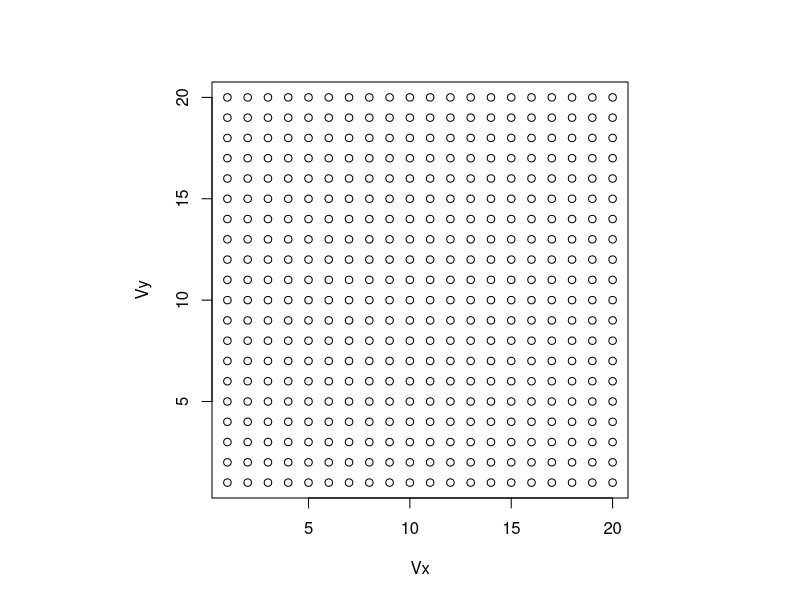

The R source for this figure:
#Simulating Data: How to

## Simulate Data

#First, I'm creating 20x20 grid with x and y coordinates, where the points are evenly spaced from each other.

# Create a 20x20 matrix; the dimensions of the grid
n = 20
nn = n*n

# Create matrices for calculating distances between points
# building x coordinates
Mx=matrix(seq(n),nrow=n,ncol=n,byrow=T)
# building y coordinates
My=matrix(seq(n),nrow=n,ncol=n,byrow=F)
Vx=c(Mx)
Vy=c(My)
#
# Plot the x, y (Vx, Vy, respectively) of the simulated geographical points
par(pty='s')
plot(Vx,Vy)

# Calculate the pairwise distances between all points
# The absolute distance between each point as the 
# difference between each x, 
MMx=abs(matrix(Vx,nrow=nn,ncol=nn,byrow=F)
        -matrix(Vx,nrow=nn,ncol=nn,byrow=T))
# and each y
MMy=abs(matrix(Vy,nrow=nn,ncol=nn,byrow=F)
        -matrix(Vy,nrow=nn,ncol=nn,byrow=T))
# and then apply the Pythagorian theorem to create the distance matrix between all points
# given 2 points, covariance (h or distance) = sqrt of the sum of the difference between the xs 
# and the difference beween the ys
MMdist=sqrt(MMx^2+MMy^2)
# Take a look at upper lefthand corner of distance matrix
MMdist[1:5,1:5]

# MMdist is now the matrix of the distance between each point in simulated data